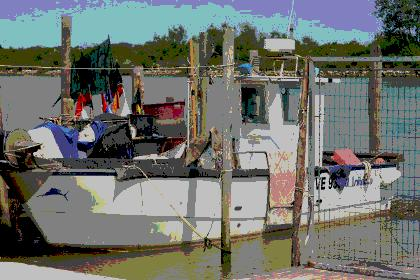

This chart was generated by the following Python code:
# Author:  Martin McBride
# Created: 2021-05-21
# Copyright (C) 2021, Martin McBride
# License: MIT

# Posterize an image
# Reduces the bits per colour to a low value (2 in this case)

from PIL import Image, ImageOps

image = Image.open('boat-small.jpg')
result_image = ImageOps.posterize(image, 2)
result_image.save('imageops-posterize.jpg')
